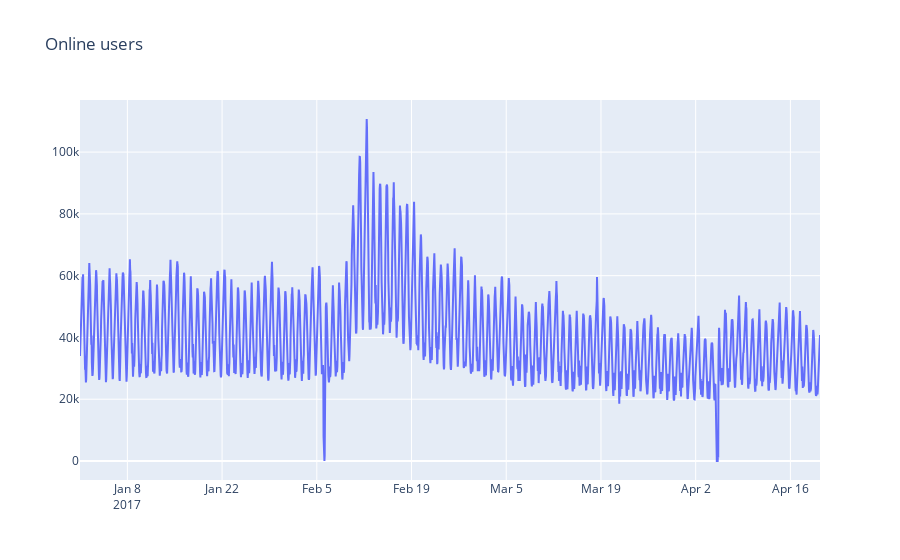

Notebook code for this chart:
### Markdown cell above
Для примера возьмем реальные данные по часовому онлайну игроков в одной из мобильных игрушек

### Code cell
dataset = pd.read_csv(
    "../../data/hour_online.csv", index_col=["Time"], parse_dates=["Time"]
)
plotly_df(dataset, title="Online users")

### Figure 1 — Plotly figure (JSON) as saved in the notebook; plotly's stock layout.template omitted (floating-point values rounded to 4 significant figures; data arrays with more than 128 entries replaced by an {"elided": "..."} marker saying what was removed)
{"data": [{"mode": "lines", "name": "Users", "type": "scatter", "x": {"elided": "2625 str values"}, "y": {"elided": "2625 int values"}}], "layout": {"title": {"text": "Online users"}}}
